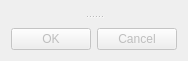
<?xml version="1.0" encoding="UTF-8"?>
<ui version="4.0">
 <class>vvToolWidgetBase</class>
 <widget class="QWidget" name="vvToolWidgetBase">
  <property name="geometry">
   <rect>
    <x>0</x>
    <y>0</y>
    <width>178</width>
    <height>61</height>
   </rect>
  </property>
  <property name="windowTitle">
   <string>Form</string>
  </property>
  <layout class="QVBoxLayout" name="verticalLayout">
   <item>
    <widget class="QSplitter" name="splitter">
     <property name="orientation">
      <enum>Qt::Vertical</enum>
     </property>
     <widget class="vvToolInputSelectorWidget" name="mToolInputSelectionWidget" native="true"/>
     <widget class="QWidget" name="mToolWidget" native="true"/>
    </widget>
   </item>
   <item>
    <widget class="QDialogButtonBox" name="buttonBox">
     <property name="enabled">
      <bool>false</bool>
     </property>
     <property name="orientation">
      <enum>Qt::Horizontal</enum>
     </property>
     <property name="standardButtons">
      <set>QDialogButtonBox::Cancel|QDialogButtonBox::Ok</set>
     </property>
    </widget>
   </item>
  </layout>
 </widget>
 <customwidgets>
  <customwidget>
   <class>vvToolInputSelectorWidget</class>
   <extends>QWidget</extends>
   <header location="global">vvToolInputSelectorWidget.h</header>
   <container>1</container>
  </customwidget>
 </customwidgets>
 <resources/>
 <connections/>
</ui>
